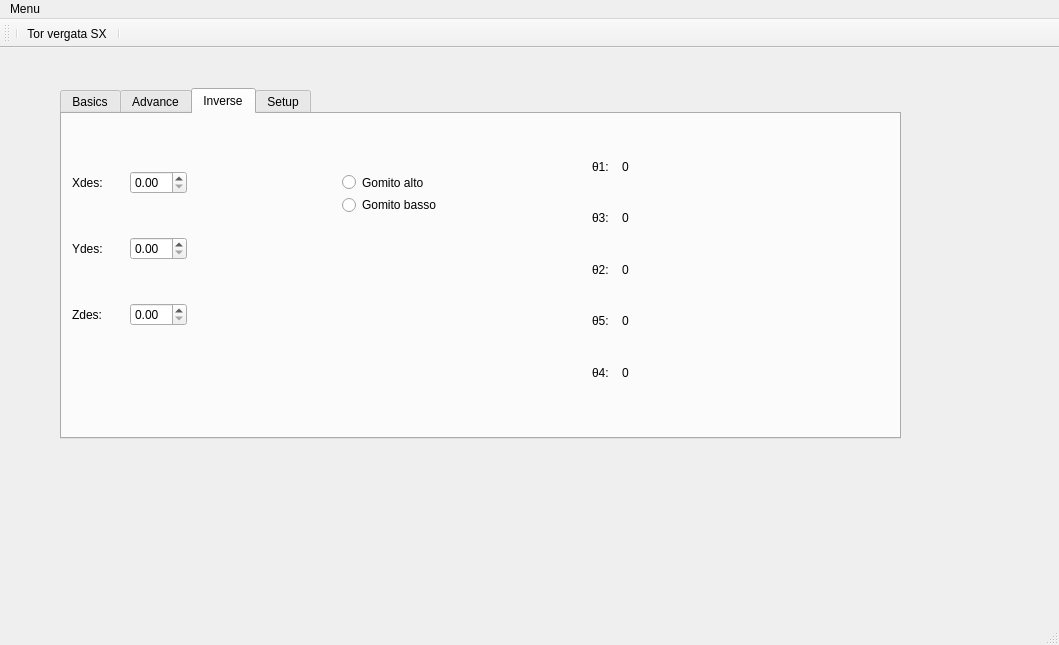
<?xml version="1.0" encoding="UTF-8"?>
<ui version="4.0">
 <class>MainWindow</class>
 <widget class="QMainWindow" name="MainWindow">
  <property name="geometry">
   <rect>
    <x>0</x>
    <y>0</y>
    <width>1059</width>
    <height>645</height>
   </rect>
  </property>
  <property name="windowTitle">
   <string>MainWindow</string>
  </property>
  <widget class="QWidget" name="centralwidget">
   <widget class="QTabWidget" name="tabWidget">
    <property name="geometry">
     <rect>
      <x>60</x>
      <y>40</y>
      <width>841</width>
      <height>351</height>
     </rect>
    </property>
    <property name="currentIndex">
     <number>2</number>
    </property>
    <property name="tabBarAutoHide">
     <bool>false</bool>
    </property>
    <widget class="QWidget" name="basics">
     <attribute name="title">
      <string>Basics</string>
     </attribute>
     <widget class="QPushButton" name="pushButton_2">
      <property name="geometry">
       <rect>
        <x>540</x>
        <y>140</y>
        <width>121</width>
        <height>41</height>
       </rect>
      </property>
      <property name="text">
       <string>INVIO</string>
      </property>
     </widget>
     <widget class="QLabel" name="Passi_encoder_scritta">
      <property name="geometry">
       <rect>
        <x>130</x>
        <y>30</y>
        <width>171</width>
        <height>20</height>
       </rect>
      </property>
      <property name="font">
       <font>
        <pointsize>18</pointsize>
       </font>
      </property>
      <property name="text">
       <string>Passi encoder</string>
      </property>
     </widget>
     <widget class="QWidget" name="layoutWidget">
      <property name="geometry">
       <rect>
        <x>30</x>
        <y>60</y>
        <width>351</width>
        <height>241</height>
       </rect>
      </property>
      <layout class="QVBoxLayout" name="verticalLayout">
       <item>
        <layout class="QHBoxLayout" name="Motore1" stretch="0,0,0,0,0,0">
         <item>
          <widget class="QLabel" name="label_3">
           <property name="text">
            <string>encoder n°1</string>
           </property>
          </widget>
         </item>
         <item>
          <widget class="QSpinBox" name="riferimento1"/>
         </item>
         <item>
          <widget class="QLabel" name="label_4">
           <property name="sizePolicy">
            <sizepolicy hsizetype="Fixed" vsizetype="Preferred">
             <horstretch>0</horstretch>
             <verstretch>0</verstretch>
            </sizepolicy>
           </property>
           <property name="text">
            <string>Step:</string>
           </property>
          </widget>
         </item>
         <item>
          <widget class="QLabel" name="passi1">
           <property name="text">
            <string>0</string>
           </property>
          </widget>
         </item>
         <item>
          <widget class="QLabel" name="label_5">
           <property name="sizePolicy">
            <sizepolicy hsizetype="Fixed" vsizetype="Preferred">
             <horstretch>0</horstretch>
             <verstretch>0</verstretch>
            </sizepolicy>
           </property>
           <property name="text">
            <string>mA:</string>
           </property>
          </widget>
         </item>
         <item>
          <widget class="QLabel" name="flow1">
           <property name="text">
            <string>0</string>
           </property>
          </widget>
         </item>
        </layout>
       </item>
       <item>
        <layout class="QHBoxLayout" name="Motore2" stretch="0,0,0,0,0,0">
         <item>
          <widget class="QLabel" name="label_6">
           <property name="text">
            <string>encoder n°2</string>
           </property>
          </widget>
         </item>
         <item>
          <widget class="QSpinBox" name="riferimento1_2"/>
         </item>
         <item>
          <widget class="QLabel" name="label_7">
           <property name="sizePolicy">
            <sizepolicy hsizetype="Fixed" vsizetype="Preferred">
             <horstretch>0</horstretch>
             <verstretch>0</verstretch>
            </sizepolicy>
           </property>
           <property name="text">
            <string>Step:</string>
           </property>
          </widget>
         </item>
         <item>
          <widget class="QLabel" name="passi1_2">
           <property name="text">
            <string>0</string>
           </property>
          </widget>
         </item>
         <item>
          <widget class="QLabel" name="label_8">
           <property name="sizePolicy">
            <sizepolicy hsizetype="Fixed" vsizetype="Preferred">
             <horstretch>0</horstretch>
             <verstretch>0</verstretch>
            </sizepolicy>
           </property>
           <property name="text">
            <string>mA:</string>
           </property>
          </widget>
         </item>
         <item>
          <widget class="QLabel" name="flow1_2">
           <property name="text">
            <string>0</string>
           </property>
          </widget>
         </item>
        </layout>
       </item>
       <item>
        <layout class="QHBoxLayout" name="Motore3" stretch="0,0,0,0,0,0">
         <item>
          <widget class="QLabel" name="label_9">
           <property name="text">
            <string>encoder n°3</string>
           </property>
          </widget>
         </item>
         <item>
          <widget class="QSpinBox" name="riferimento1_3"/>
         </item>
         <item>
          <widget class="QLabel" name="label_10">
           <property name="sizePolicy">
            <sizepolicy hsizetype="Fixed" vsizetype="Preferred">
             <horstretch>0</horstretch>
             <verstretch>0</verstretch>
            </sizepolicy>
           </property>
           <property name="text">
            <string>Step:</string>
           </property>
          </widget>
         </item>
         <item>
          <widget class="QLabel" name="passi1_3">
           <property name="text">
            <string>0</string>
           </property>
          </widget>
         </item>
         <item>
          <widget class="QLabel" name="label_11">
           <property name="sizePolicy">
            <sizepolicy hsizetype="Fixed" vsizetype="Preferred">
             <horstretch>0</horstretch>
             <verstretch>0</verstretch>
            </sizepolicy>
           </property>
           <property name="text">
            <string>mA:</string>
           </property>
          </widget>
         </item>
         <item>
          <widget class="QLabel" name="flow1_3">
           <property name="text">
            <string>0</string>
           </property>
          </widget>
         </item>
        </layout>
       </item>
       <item>
        <layout class="QHBoxLayout" name="Motore4" stretch="0,0,0,0,0,0">
         <item>
          <widget class="QLabel" name="label_12">
           <property name="text">
            <string>encoder n°4</string>
           </property>
          </widget>
         </item>
         <item>
          <widget class="QSpinBox" name="riferimento1_4"/>
         </item>
         <item>
          <widget class="QLabel" name="label_13">
           <property name="sizePolicy">
            <sizepolicy hsizetype="Fixed" vsizetype="Preferred">
             <horstretch>0</horstretch>
             <verstretch>0</verstretch>
            </sizepolicy>
           </property>
           <property name="text">
            <string>Step:</string>
           </property>
          </widget>
         </item>
         <item>
          <widget class="QLabel" name="passi1_4">
           <property name="text">
            <string>0</string>
           </property>
          </widget>
         </item>
         <item>
          <widget class="QLabel" name="label_14">
           <property name="sizePolicy">
            <sizepolicy hsizetype="Fixed" vsizetype="Preferred">
             <horstretch>0</horstretch>
             <verstretch>0</verstretch>
            </sizepolicy>
           </property>
           <property name="text">
            <string>mA:</string>
           </property>
          </widget>
         </item>
         <item>
          <widget class="QLabel" name="flow1_4">
           <property name="text">
            <string>0</string>
           </property>
          </widget>
         </item>
        </layout>
       </item>
       <item>
        <layout class="QHBoxLayout" name="Motore5" stretch="0,0,0,0,0,0">
         <item>
          <widget class="QLabel" name="label_15">
           <property name="text">
            <string>encoder n°5</string>
           </property>
          </widget>
         </item>
         <item>
          <widget class="QSpinBox" name="riferimento1_5"/>
         </item>
         <item>
          <widget class="QLabel" name="label_16">
           <property name="sizePolicy">
            <sizepolicy hsizetype="Fixed" vsizetype="Preferred">
             <horstretch>0</horstretch>
             <verstretch>0</verstretch>
            </sizepolicy>
           </property>
           <property name="text">
            <string>Step:</string>
           </property>
          </widget>
         </item>
         <item>
          <widget class="QLabel" name="passi1_5">
           <property name="text">
            <string>0</string>
           </property>
          </widget>
         </item>
         <item>
          <widget class="QLabel" name="label_17">
           <property name="sizePolicy">
            <sizepolicy hsizetype="Fixed" vsizetype="Preferred">
             <horstretch>0</horstretch>
             <verstretch>0</verstretch>
            </sizepolicy>
           </property>
           <property name="text">
            <string>mA:</string>
           </property>
          </widget>
         </item>
         <item>
          <widget class="QLabel" name="flow1_5">
           <property name="text">
            <string>0</string>
           </property>
          </widget>
         </item>
        </layout>
       </item>
       <item>
        <layout class="QHBoxLayout" name="Motore6" stretch="0,0,0,0,0,0">
         <item>
          <widget class="QLabel" name="label_18">
           <property name="text">
            <string>encoder n°6</string>
           </property>
          </widget>
         </item>
         <item>
          <widget class="QSpinBox" name="riferimento1_6"/>
         </item>
         <item>
          <widget class="QLabel" name="label_19">
           <property name="sizePolicy">
            <sizepolicy hsizetype="Fixed" vsizetype="Preferred">
             <horstretch>0</horstretch>
             <verstretch>0</verstretch>
            </sizepolicy>
           </property>
           <property name="text">
            <string>Step:</string>
           </property>
          </widget>
         </item>
         <item>
          <widget class="QLabel" name="passi1_6">
           <property name="text">
            <string>0</string>
           </property>
          </widget>
         </item>
         <item>
          <widget class="QLabel" name="label_20">
           <property name="sizePolicy">
            <sizepolicy hsizetype="Fixed" vsizetype="Preferred">
             <horstretch>0</horstretch>
             <verstretch>0</verstretch>
            </sizepolicy>
           </property>
           <property name="text">
            <string>mA:</string>
           </property>
          </widget>
         </item>
         <item>
          <widget class="QLabel" name="flow1_6">
           <property name="text">
            <string>0</string>
           </property>
          </widget>
         </item>
        </layout>
       </item>
      </layout>
     </widget>
    </widget>
    <widget class="QWidget" name="tab_2">
     <attribute name="title">
      <string>Advance</string>
     </attribute>
     <widget class="QWidget" name="layoutWidget_6">
      <property name="geometry">
       <rect>
        <x>30</x>
        <y>60</y>
        <width>351</width>
        <height>241</height>
       </rect>
      </property>
      <layout class="QVBoxLayout" name="verticalLayout_2">
       <item>
        <layout class="QHBoxLayout" name="Motore1_2" stretch="0,0,0,0,0,0">
         <item>
          <widget class="QLabel" name="label_21">
           <property name="sizePolicy">
            <sizepolicy hsizetype="Fixed" vsizetype="Preferred">
             <horstretch>0</horstretch>
             <verstretch>0</verstretch>
            </sizepolicy>
           </property>
           <property name="text">
            <string>θ1:  </string>
           </property>
          </widget>
         </item>
         <item>
          <widget class="QSpinBox" name="riferimento1_7"/>
         </item>
         <item>
          <widget class="QLabel" name="label_22">
           <property name="sizePolicy">
            <sizepolicy hsizetype="Fixed" vsizetype="Preferred">
             <horstretch>0</horstretch>
             <verstretch>0</verstretch>
            </sizepolicy>
           </property>
           <property name="text">
            <string>Step:</string>
           </property>
          </widget>
         </item>
         <item>
          <widget class="QLabel" name="passi1_7">
           <property name="text">
            <string>0</string>
           </property>
          </widget>
         </item>
         <item>
          <widget class="QLabel" name="label_23">
           <property name="sizePolicy">
            <sizepolicy hsizetype="Fixed" vsizetype="Preferred">
             <horstretch>0</horstretch>
             <verstretch>0</verstretch>
            </sizepolicy>
           </property>
           <property name="text">
            <string>mA:</string>
           </property>
          </widget>
         </item>
         <item>
          <widget class="QLabel" name="flow1_7">
           <property name="text">
            <string>0</string>
           </property>
          </widget>
         </item>
        </layout>
       </item>
       <item>
        <layout class="QHBoxLayout" name="Motore2_2" stretch="0,0,0,0,0,0">
         <item>
          <widget class="QLabel" name="label_24">
           <property name="sizePolicy">
            <sizepolicy hsizetype="Fixed" vsizetype="Preferred">
             <horstretch>0</horstretch>
             <verstretch>0</verstretch>
            </sizepolicy>
           </property>
           <property name="text">
            <string>θ2:  </string>
           </property>
          </widget>
         </item>
         <item>
          <widget class="QSpinBox" name="riferimento1_8"/>
         </item>
         <item>
          <widget class="QLabel" name="label_25">
           <property name="sizePolicy">
            <sizepolicy hsizetype="Fixed" vsizetype="Preferred">
             <horstretch>0</horstretch>
             <verstretch>0</verstretch>
            </sizepolicy>
           </property>
           <property name="text">
            <string>Step:</string>
           </property>
          </widget>
         </item>
         <item>
          <widget class="QLabel" name="passi1_8">
           <property name="text">
            <string>0</string>
           </property>
          </widget>
         </item>
         <item>
          <widget class="QLabel" name="label_26">
           <property name="sizePolicy">
            <sizepolicy hsizetype="Fixed" vsizetype="Preferred">
             <horstretch>0</horstretch>
             <verstretch>0</verstretch>
            </sizepolicy>
           </property>
           <property name="text">
            <string>mA:</string>
           </property>
          </widget>
         </item>
         <item>
          <widget class="QLabel" name="flow1_8">
           <property name="text">
            <string>0</string>
           </property>
          </widget>
         </item>
        </layout>
       </item>
       <item>
        <layout class="QHBoxLayout" name="Motore3_2" stretch="0,0,0,0,0,0">
         <item>
          <widget class="QLabel" name="label_27">
           <property name="sizePolicy">
            <sizepolicy hsizetype="Fixed" vsizetype="Preferred">
             <horstretch>0</horstretch>
             <verstretch>0</verstretch>
            </sizepolicy>
           </property>
           <property name="text">
            <string>θ3:  </string>
           </property>
          </widget>
         </item>
         <item>
          <widget class="QSpinBox" name="riferimento1_9"/>
         </item>
         <item>
          <widget class="QLabel" name="label_28">
           <property name="sizePolicy">
            <sizepolicy hsizetype="Fixed" vsizetype="Preferred">
             <horstretch>0</horstretch>
             <verstretch>0</verstretch>
            </sizepolicy>
           </property>
           <property name="text">
            <string>Step:</string>
           </property>
          </widget>
         </item>
         <item>
          <widget class="QLabel" name="passi1_9">
           <property name="text">
            <string>0</string>
           </property>
          </widget>
         </item>
         <item>
          <widget class="QLabel" name="label_29">
           <property name="sizePolicy">
            <sizepolicy hsizetype="Fixed" vsizetype="Preferred">
             <horstretch>0</horstretch>
             <verstretch>0</verstretch>
            </sizepolicy>
           </property>
           <property name="text">
            <string>mA:</string>
           </property>
          </widget>
         </item>
         <item>
          <widget class="QLabel" name="flow1_9">
           <property name="text">
            <string>0</string>
           </property>
          </widget>
         </item>
        </layout>
       </item>
       <item>
        <layout class="QHBoxLayout" name="Motore4_2" stretch="0,0,0,0,0,0">
         <item>
          <widget class="QLabel" name="label_30">
           <property name="sizePolicy">
            <sizepolicy hsizetype="Fixed" vsizetype="Preferred">
             <horstretch>0</horstretch>
             <verstretch>0</verstretch>
            </sizepolicy>
           </property>
           <property name="text">
            <string>θ4:  </string>
           </property>
          </widget>
         </item>
         <item>
          <widget class="QSpinBox" name="riferimento1_10"/>
         </item>
         <item>
          <widget class="QLabel" name="label_31">
           <property name="sizePolicy">
            <sizepolicy hsizetype="Fixed" vsizetype="Preferred">
             <horstretch>0</horstretch>
             <verstretch>0</verstretch>
            </sizepolicy>
           </property>
           <property name="text">
            <string>Step:</string>
           </property>
          </widget>
         </item>
         <item>
          <widget class="QLabel" name="passi1_10">
           <property name="text">
            <string>0</string>
           </property>
          </widget>
         </item>
         <item>
          <widget class="QLabel" name="label_32">
           <property name="sizePolicy">
            <sizepolicy hsizetype="Fixed" vsizetype="Preferred">
             <horstretch>0</horstretch>
             <verstretch>0</verstretch>
            </sizepolicy>
           </property>
           <property name="text">
            <string>mA:</string>
           </property>
          </widget>
         </item>
         <item>
          <widget class="QLabel" name="flow1_10">
           <property name="text">
            <string>0</string>
           </property>
          </widget>
         </item>
        </layout>
       </item>
       <item>
        <layout class="QHBoxLayout" name="Motore5_2" stretch="0,0,0,0,0,0">
         <item>
          <widget class="QLabel" name="label_33">
           <property name="sizePolicy">
            <sizepolicy hsizetype="Fixed" vsizetype="Preferred">
             <horstretch>0</horstretch>
             <verstretch>0</verstretch>
            </sizepolicy>
           </property>
           <property name="text">
            <string>θ5:  </string>
           </property>
          </widget>
         </item>
         <item>
          <widget class="QSpinBox" name="riferimento1_11"/>
         </item>
         <item>
          <widget class="QLabel" name="label_34">
           <property name="sizePolicy">
            <sizepolicy hsizetype="Fixed" vsizetype="Preferred">
             <horstretch>0</horstretch>
             <verstretch>0</verstretch>
            </sizepolicy>
           </property>
           <property name="text">
            <string>Step:</string>
           </property>
          </widget>
         </item>
         <item>
          <widget class="QLabel" name="passi1_11">
           <property name="text">
            <string>0</string>
           </property>
          </widget>
         </item>
         <item>
          <widget class="QLabel" name="label_35">
           <property name="sizePolicy">
            <sizepolicy hsizetype="Fixed" vsizetype="Preferred">
             <horstretch>0</horstretch>
             <verstretch>0</verstretch>
            </sizepolicy>
           </property>
           <property name="text">
            <string>mA:</string>
           </property>
          </widget>
         </item>
         <item>
          <widget class="QLabel" name="flow1_11">
           <property name="text">
            <string>0</string>
           </property>
          </widget>
         </item>
        </layout>
       </item>
       <item>
        <layout class="QHBoxLayout" name="Motore6_2" stretch="0,0,0,0,0,0">
         <item>
          <widget class="QLabel" name="label_36">
           <property name="sizePolicy">
            <sizepolicy hsizetype="Fixed" vsizetype="Preferred">
             <horstretch>0</horstretch>
             <verstretch>0</verstretch>
            </sizepolicy>
           </property>
           <property name="text">
            <string>θ6:  </string>
           </property>
          </widget>
         </item>
         <item>
          <widget class="QSpinBox" name="riferimento1_12"/>
         </item>
         <item>
          <widget class="QLabel" name="label_37">
           <property name="sizePolicy">
            <sizepolicy hsizetype="Fixed" vsizetype="Preferred">
             <horstretch>0</horstretch>
             <verstretch>0</verstretch>
            </sizepolicy>
           </property>
           <property name="text">
            <string>Step:</string>
           </property>
          </widget>
         </item>
         <item>
          <widget class="QLabel" name="passi1_12">
           <property name="text">
            <string>0</string>
           </property>
          </widget>
         </item>
         <item>
          <widget class="QLabel" name="label_38">
           <property name="sizePolicy">
            <sizepolicy hsizetype="Fixed" vsizetype="Preferred">
             <horstretch>0</horstretch>
             <verstretch>0</verstretch>
            </sizepolicy>
           </property>
           <property name="text">
            <string>mA:</string>
           </property>
          </widget>
         </item>
         <item>
          <widget class="QLabel" name="flow1_12">
           <property name="text">
            <string>0</string>
           </property>
          </widget>
         </item>
        </layout>
       </item>
      </layout>
     </widget>
     <widget class="QLabel" name="label_2">
      <property name="geometry">
       <rect>
        <x>160</x>
        <y>30</y>
        <width>111</width>
        <height>21</height>
       </rect>
      </property>
      <property name="font">
       <font>
        <pointsize>18</pointsize>
       </font>
      </property>
      <property name="text">
       <string>Angoli</string>
      </property>
     </widget>
     <widget class="QPushButton" name="PulsanteInvioPAginaAdvance">
      <property name="geometry">
       <rect>
        <x>480</x>
        <y>140</y>
        <width>121</width>
        <height>41</height>
       </rect>
      </property>
      <property name="text">
       <string>INVIO</string>
      </property>
     </widget>
    </widget>
    <widget class="QWidget" name="tab">
     <attribute name="title">
      <string>Inverse</string>
     </attribute>
     <widget class="QWidget" name="layoutWidget">
      <property name="geometry">
       <rect>
        <x>280</x>
        <y>60</y>
        <width>110</width>
        <height>39</height>
       </rect>
      </property>
      <layout class="QVBoxLayout" name="verticalLayout_3">
       <item>
        <widget class="QRadioButton" name="Gomitoalto">
         <property name="text">
          <string>Gomito alto</string>
         </property>
        </widget>
       </item>
       <item>
        <widget class="QRadioButton" name="Gomitobasso">
         <property name="text">
          <string>Gomito basso</string>
         </property>
        </widget>
       </item>
      </layout>
     </widget>
     <widget class="QWidget" name="layoutWidget">
      <property name="geometry">
       <rect>
        <x>10</x>
        <y>20</y>
        <width>115</width>
        <height>231</height>
       </rect>
      </property>
      <layout class="QVBoxLayout" name="verticalLayout_4">
       <item>
        <layout class="QHBoxLayout" name="horizontalLayout">
         <item>
          <widget class="QLabel" name="Xdes">
           <property name="text">
            <string>Xdes:</string>
           </property>
          </widget>
         </item>
         <item>
          <widget class="QDoubleSpinBox" name="doubleSpinBox"/>
         </item>
        </layout>
       </item>
       <item>
        <layout class="QHBoxLayout" name="horizontalLayout_2">
         <item>
          <widget class="QLabel" name="Ydes">
           <property name="text">
            <string>Ydes:</string>
           </property>
          </widget>
         </item>
         <item>
          <widget class="QDoubleSpinBox" name="doubleSpinBox_2"/>
         </item>
        </layout>
       </item>
       <item>
        <layout class="QHBoxLayout" name="horizontalLayout_3">
         <item>
          <widget class="QLabel" name="Zdes">
           <property name="text">
            <string>Zdes:</string>
           </property>
          </widget>
         </item>
         <item>
          <widget class="QDoubleSpinBox" name="doubleSpinBox_3"/>
         </item>
        </layout>
       </item>
      </layout>
     </widget>
     <widget class="QWidget" name="layoutWidget">
      <property name="geometry">
       <rect>
        <x>530</x>
        <y>30</y>
        <width>51</width>
        <height>251</height>
       </rect>
      </property>
      <layout class="QVBoxLayout" name="verticalLayout_5">
       <item>
        <layout class="QHBoxLayout" name="horizontalLayout_4">
         <item>
          <widget class="QLabel" name="label_42">
           <property name="text">
            <string>θ1:  </string>
           </property>
          </widget>
         </item>
         <item>
          <widget class="QLabel" name="label_44">
           <property name="text">
            <string>0</string>
           </property>
          </widget>
         </item>
        </layout>
       </item>
       <item>
        <layout class="QHBoxLayout" name="horizontalLayout_6">
         <item>
          <widget class="QLabel" name="label_48">
           <property name="text">
            <string>θ3:  </string>
           </property>
          </widget>
         </item>
         <item>
          <widget class="QLabel" name="label_45">
           <property name="text">
            <string>0</string>
           </property>
          </widget>
         </item>
        </layout>
       </item>
       <item>
        <layout class="QHBoxLayout" name="horizontalLayout_5">
         <item>
          <widget class="QLabel" name="label_46">
           <property name="text">
            <string>θ2:  </string>
           </property>
          </widget>
         </item>
         <item>
          <widget class="QLabel" name="label_43">
           <property name="text">
            <string>0</string>
           </property>
          </widget>
         </item>
        </layout>
       </item>
       <item>
        <layout class="QHBoxLayout" name="horizontalLayout_8">
         <item>
          <widget class="QLabel" name="label_50">
           <property name="text">
            <string>θ5:  </string>
           </property>
          </widget>
         </item>
         <item>
          <widget class="QLabel" name="label_51">
           <property name="text">
            <string>0</string>
           </property>
          </widget>
         </item>
        </layout>
       </item>
       <item>
        <layout class="QHBoxLayout" name="horizontalLayout_7">
         <item>
          <widget class="QLabel" name="label_49">
           <property name="text">
            <string>θ4:  </string>
           </property>
          </widget>
         </item>
         <item>
          <widget class="QLabel" name="label_47">
           <property name="text">
            <string>0</string>
           </property>
          </widget>
         </item>
        </layout>
       </item>
      </layout>
     </widget>
    </widget>
    <widget class="QWidget" name="tab_3">
     <attribute name="title">
      <string>Setup</string>
     </attribute>
    </widget>
   </widget>
   <widget class="QLabel" name="Immagine_tor_Vergata_Grande">
    <property name="geometry">
     <rect>
      <x>910</x>
      <y>30</y>
      <width>111</width>
      <height>131</height>
     </rect>
    </property>
    <property name="toolTip">
     <string>&lt;html&gt;&lt;head/&gt;&lt;body&gt;&lt;p&gt;&lt;img src=&quot;:/Immagini/Logo-Uni-Tor-Vergata.png&quot;/&gt;&lt;/p&gt;&lt;/body&gt;&lt;/html&gt;</string>
    </property>
    <property name="styleSheet">
     <string notr="true">image: url(:/newPrefix/Logo-Uni-Tor-Vergata.jpg);</string>
    </property>
    <property name="text">
     <string/>
    </property>
   </widget>
  </widget>
  <widget class="QStatusBar" name="statusbar"/>
  <widget class="QToolBar" name="toolBar">
   <property name="windowTitle">
    <string>toolBar</string>
   </property>
   <attribute name="toolBarArea">
    <enum>TopToolBarArea</enum>
   </attribute>
   <attribute name="toolBarBreak">
    <bool>false</bool>
   </attribute>
   <addaction name="separator"/>
   <addaction name="actionTor_vergata_SX"/>
   <addaction name="separator"/>
  </widget>
  <widget class="QMenuBar" name="menuBar">
   <property name="geometry">
    <rect>
     <x>0</x>
     <y>0</y>
     <width>1059</width>
     <height>22</height>
    </rect>
   </property>
   <widget class="QMenu" name="menuMenu">
    <property name="title">
     <string>Menu</string>
    </property>
    <addaction name="actionwork_Team"/>
   </widget>
   <addaction name="menuMenu"/>
  </widget>
  <action name="actionTor_vergata_SX">
   <property name="icon">
    <iconset>
     <normaloff>:/Immagini/Logo-Uni-Tor-Vergata copia.jpn.jpg</normaloff>:/Immagini/Logo-Uni-Tor-Vergata copia.jpn.jpg</iconset>
   </property>
   <property name="text">
    <string>Tor vergata SX</string>
   </property>
  </action>
  <action name="actionwork_Team">
   <property name="checkable">
    <bool>true</bool>
   </property>
   <property name="text">
    <string>Work Team</string>
   </property>
   <property name="iconVisibleInMenu">
    <bool>false</bool>
   </property>
  </action>
 </widget>
 <resources>
  <include location="Immagini.qrc"/>
 </resources>
 <connections/>
</ui>
